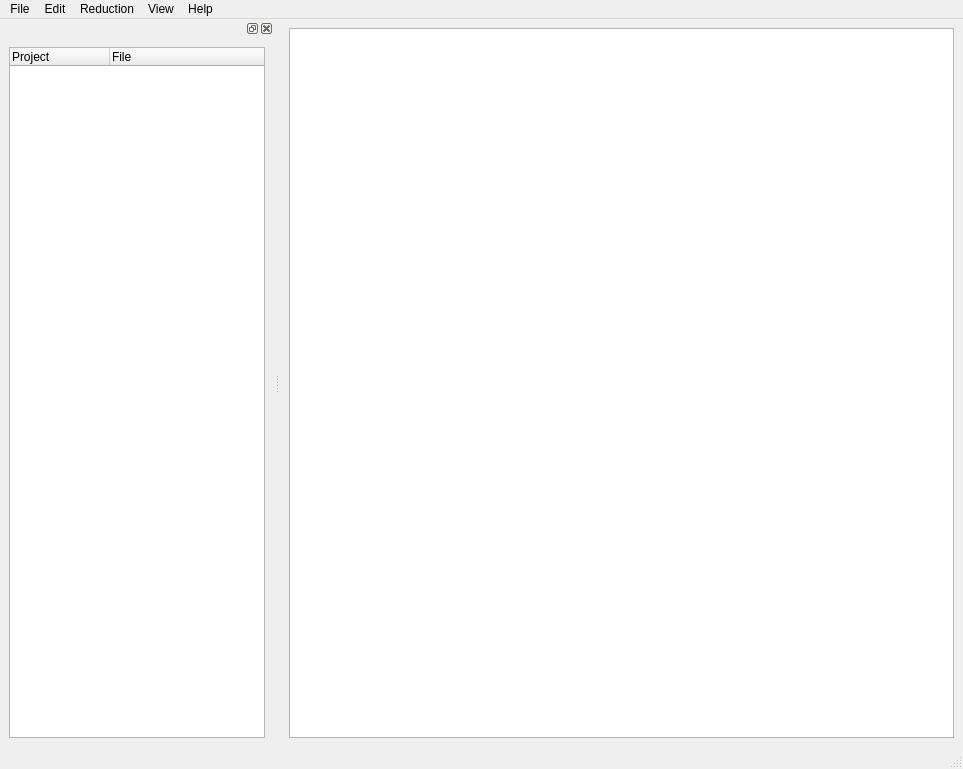
<?xml version="1.0" encoding="UTF-8"?>
<ui version="4.0">
 <class>MainWindow</class>
 <widget class="QMainWindow" name="MainWindow">
  <property name="geometry">
   <rect>
    <x>0</x>
    <y>0</y>
    <width>963</width>
    <height>769</height>
   </rect>
  </property>
  <property name="windowTitle">
   <string>MainWindow</string>
  </property>
  <widget class="QWidget" name="centralwidget">
   <layout class="QGridLayout" name="gridLayout_2">
    <item row="0" column="0">
     <widget class="QTableWidget" name="tableWidget_generalInfo"/>
    </item>
   </layout>
  </widget>
  <widget class="QMenuBar" name="menubar">
   <property name="geometry">
    <rect>
     <x>0</x>
     <y>0</y>
     <width>963</width>
     <height>25</height>
    </rect>
   </property>
   <widget class="QMenu" name="menuVDrive_2_0">
    <property name="title">
     <string>File</string>
    </property>
    <widget class="QMenu" name="menuNew">
     <property name="title">
      <string>New</string>
     </property>
     <addaction name="actionFile_New_Reduction"/>
     <addaction name="actionAnalysis_Project"/>
    </widget>
    <addaction name="menuNew"/>
    <addaction name="action_OpenProject"/>
    <addaction name="actionClose"/>
    <addaction name="separator"/>
    <addaction name="actionSave"/>
    <addaction name="actionSave_As"/>
    <addaction name="separator"/>
    <addaction name="actionQuit"/>
    <addaction name="separator"/>
   </widget>
   <widget class="QMenu" name="menuEdit">
    <property name="title">
     <string>Edit</string>
    </property>
   </widget>
   <widget class="QMenu" name="menuReduction">
    <property name="title">
     <string>Reduction</string>
    </property>
    <addaction name="actionReduction_NewSetup"/>
    <addaction name="actionReset"/>
    <addaction name="separator"/>
    <addaction name="actionLoad_Setup"/>
    <addaction name="actionSave_Setup"/>
    <addaction name="separator"/>
   </widget>
   <widget class="QMenu" name="menuHelp">
    <property name="title">
     <string>Help</string>
    </property>
   </widget>
   <widget class="QMenu" name="menuView">
    <property name="title">
     <string>View</string>
    </property>
    <addaction name="actionLog_Window"/>
   </widget>
   <addaction name="menuVDrive_2_0"/>
   <addaction name="menuEdit"/>
   <addaction name="menuReduction"/>
   <addaction name="menuView"/>
   <addaction name="menuHelp"/>
  </widget>
  <widget class="QStatusBar" name="statusbar"/>
  <widget class="QDockWidget" name="dock_">
   <attribute name="dockWidgetArea">
    <number>1</number>
   </attribute>
   <widget class="QWidget" name="dockWidgetContents">
    <layout class="QGridLayout" name="gridLayout">
     <item row="0" column="0">
      <layout class="QHBoxLayout" name="horizontalLayout">
       <item>
        <widget class="QTreeWidget" name="treeWidget_Project">
         <column>
          <property name="text">
           <string>Project</string>
          </property>
         </column>
         <column>
          <property name="text">
           <string>File</string>
          </property>
         </column>
        </widget>
       </item>
      </layout>
     </item>
    </layout>
   </widget>
  </widget>
  <action name="action_OpenProject">
   <property name="text">
    <string>Open</string>
   </property>
   <property name="shortcut">
    <string>Ctrl+O</string>
   </property>
  </action>
  <action name="actionClose">
   <property name="text">
    <string>Close</string>
   </property>
  </action>
  <action name="actionSave">
   <property name="text">
    <string>Save</string>
   </property>
  </action>
  <action name="actionSave_As">
   <property name="text">
    <string>Save As...</string>
   </property>
  </action>
  <action name="actionQuit">
   <property name="text">
    <string>Quit</string>
   </property>
   <property name="shortcut">
    <string>Ctrl+Q</string>
   </property>
  </action>
  <action name="actionNewReduction">
   <property name="text">
    <string>New</string>
   </property>
  </action>
  <action name="actionSave_Setup">
   <property name="text">
    <string>Save Setup</string>
   </property>
  </action>
  <action name="actionFile_New_Reduction">
   <property name="text">
    <string>Reduction Project</string>
   </property>
   <property name="toolTip">
    <string>New a Reduction Project</string>
   </property>
   <property name="shortcut">
    <string>Ctrl+N</string>
   </property>
  </action>
  <action name="actionAnalysis_Project">
   <property name="text">
    <string>Analysis Project</string>
   </property>
  </action>
  <action name="actionReduction_NewSetup">
   <property name="text">
    <string>New Setup</string>
   </property>
  </action>
  <action name="actionDelete">
   <property name="text">
    <string>Delete</string>
   </property>
  </action>
  <action name="actionLoad_Setup">
   <property name="text">
    <string>Load Setup</string>
   </property>
  </action>
  <action name="actionReset">
   <property name="text">
    <string>Reset</string>
   </property>
  </action>
  <action name="actionLog_Window">
   <property name="checkable">
    <bool>true</bool>
   </property>
   <property name="text">
    <string>Log Window</string>
   </property>
  </action>
 </widget>
 <resources/>
 <connections/>
</ui>
